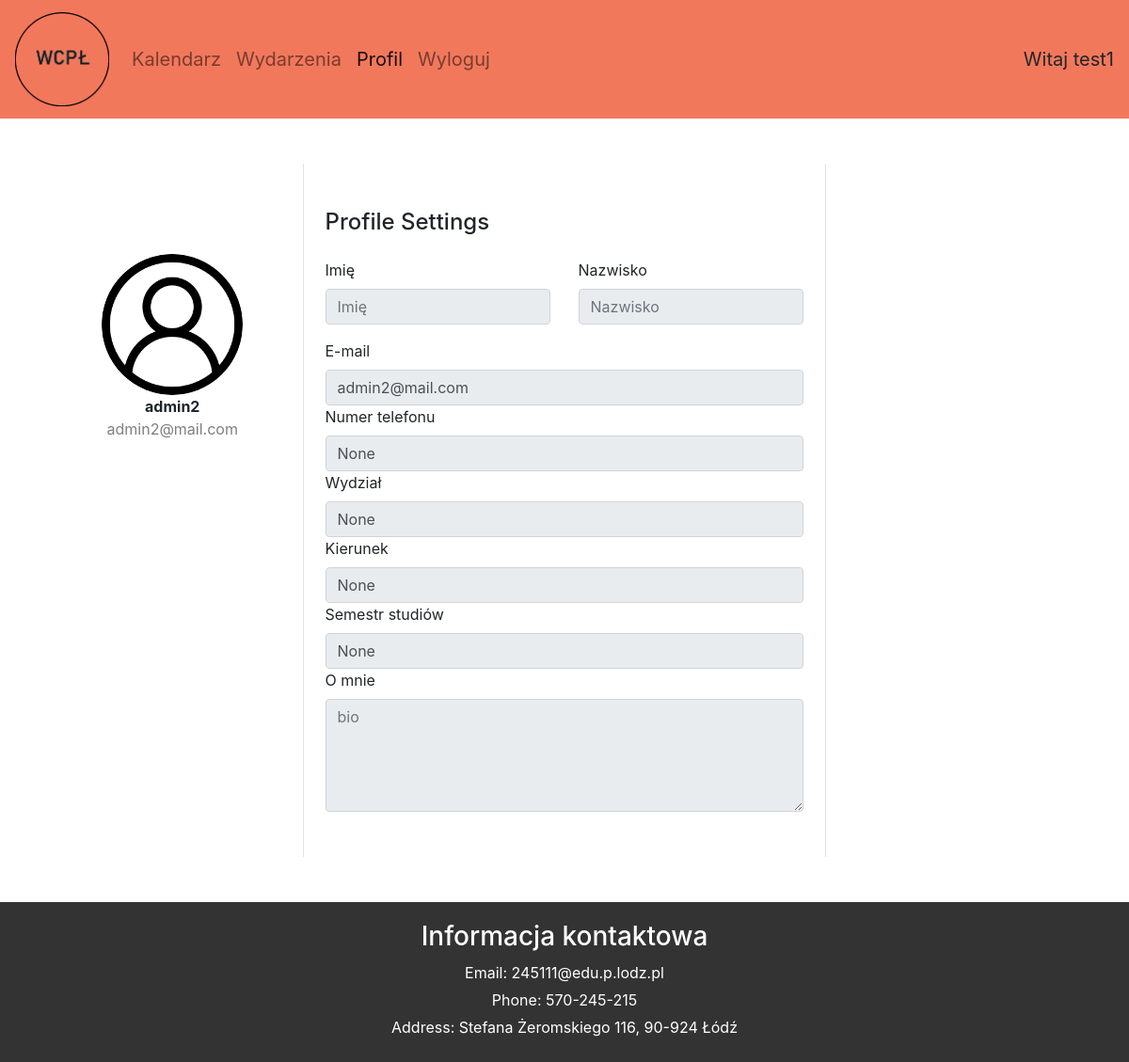
Screenshot of /profile/admin2 (signed in) with the database file from the repository.
### main/models.py (models this page shows, shortened)
class Profile(models.Model):
    USER_TYPE_CHOICES = (
        ('student', 'Student'),
        ('firm', 'Firm'),
    )
    user = models.OneToOneField(User, on_delete=models.CASCADE)
    user_type = models.CharField(max_length=10, choices=USER_TYPE_CHOICES, default='student')
    picture = models.ImageField(default='user_icon.png', upload_to='profile_pictures')
    phone_number = models.CharField(max_length=20, null=True, blank=True)
    faculty = models.CharField(max_length=40, null=True, blank=True)
    course = models.CharField(max_length=50, null=True, blank=True)
    semester = models.IntegerField(null=True, validators=[MinValueValidator(1), MaxValueValidator(7)], blank=True)
    nameFirm = models.CharField(max_length=50, default='Nokia', null=True, blank=True)
    website = models.CharField(max_length=100, default='https://www.nokia.com/', null=True, blank=True)
    bio = models.TextField(blank=True)

### main/views.py (the view, shortened to what this page needs)
# urls.py: path('profile/<str:username>', views.profileHome, name='profile-home'),
@login_required
def profileHome(request, username):
    userInfo = get_object_or_404(User, username=username)
    profile = get_object_or_404(Profile, user=userInfo)
    userCurrent = request.user
    context = {
        'userInfo' : userInfo,
        'profile' : profile,
        'userCurrent' : userCurrent
    }
    if username == "admin":
        if userCurrent.username != "admin":
            return redirect('profile-home', username=userCurrent.username)
        else:
            return redirect('login')
    if profile.user_type == 'student':
        return render(request, 'main/profile_home.html', context)
    else:
        return render(request, 'main/profile_firm.html', context)

### main/templates/main/profile_home.html (shortened to what this page needs)
{% extends "main/base.html" %}
{% block profile_activate %}
active
{% endblock profile_activate %}
{% block content %}
<div class="container">
    <div class="main">
        <form method="POST" enctype="multipart/form-data">
            <div class="container rounded bg-white mt-5 mb-5">
                <div class="row">
                    <div class="col-md-3 border-right">
                        <div class="d-flex flex-column align-items-center text-center p-3 py-5">
                            {% if userCurrent.username != userInfo.username %}
                                <img class="rounded-circle mt-5" width="150px" src="{{ profile.picture.url }}">
                            {% endif %}
                            <span class="font-weight-bold">{{ userInfo.username }}</span>
                            <span class="text-black-50">{{ userInfo.email }}</span>
                        </div>
                    </div>
                    <div class="col-md-6 border-right">
                        <div class="p-2 py-5">
                            <div class="d-flex justify-content-between align-items-center mb-3">
                                <h4 class="text-right">Profile Settings</h4>
                            </div>
                                <div class="row mt-2">
                                    <div class="col-md-6"><label class="labels">Imię</label><input type="text" class="form-control" name="first_name" placeholder="Imię" value="{{ userInfo.first_name }}" {% if userCurrent.username != userInfo.username %} disabled {% endif %}></div>
                                    <div class="col-md-6"><label class="labels">Nazwisko</label><input type="text" class="form-control" name="last_name" value="{{ userInfo.last_name }}" placeholder="Nazwisko"  {% if userCurrent.username != userInfo.username %} disabled {% endif %}></div>
                                </div>
                                <div class="row mt-3">
                                    <div class="col-md-12"><label class="labels">E-mail</label><input type="text" class="form-control" name="email" placeholder="E-mail" value="{{ userInfo.email }}"  {% if userCurrent.username != userInfo.username %} disabled {% endif %}></div>
                                    <div class="col-md-12"><label class="labels">Numer telefonu</label><input type="text" class="form-control" name="phone_number" placeholder="Numer telefonu" value="{{ profile.phone_number }}"  {% if userCurrent.username != userInfo.username %} disabled {% endif %}></div>
                                    <div class="col-md-12"><label class="labels">Wydział</label><input type="text" class="form-control" name="faculty" placeholder="Wydział" value="{{ profile.faculty }}"  {% if userCurrent.username != userInfo.username %} disabled {% endif %}></div>
                                    <div class="col-md-12"><label class="labels">Kierunek</label><input type="text" class="form-control" name="course" placeholder="Kierunek" value="{{ profile.course }}"  {% if userCurrent.username != userInfo.username %} disabled {% endif %}></div>
                                    <div class="col-md-12"><label class="labels">Semestr studiów</label><input type="text" class="form-control" name="semester" placeholder="Semestr studiów" value="{{ profile.semester }}"  {% if userCurrent.username != userInfo.username %} disabled {% endif %}></div>
                                    <div class="col-md-12"><label class="labels">O mnie</label><textarea type="text" class="form-control" name="bio" placeholder="bio"  {% if userCurrent.username != userInfo.username %} disabled {% endif %} style="min-height: 120px;">{{ profile.bio }}</textarea></div>
                                </div>
                            </form>
                        </div>
                    </div>
{% endblock content %}

### main/templates/main/base.html (shortened to what this page needs)
{% load static %}
<!DOCTYPE html>
<html>
    <head>
        <link rel="stylesheet" href="{% static 'main/main.css' %}">
        <link href="https://cdn.jsdelivr.net/npm/bootstrap@5.0.2/dist/css/bootstrap.min.css" rel="stylesheet">
        <link rel="stylesheet" href="https://stackpath.bootstrapcdn.com/bootstrap/4.5.2/css/bootstrap.min.css">
        <link rel="stylesheet" href="https://cdn.jsdelivr.net/npm/bootstrap-icons@1.11.3/font/bootstrap-icons.min.css">
    </head>
    <body>
        <nav class="navbar navbar-expand-lg navbar-light">
            <a class="navbar-brand" href="#">
                <img src="{% static 'main/logo.png' %}" alt="logo" style="width: 100px;height: 100px;">
            </a>
            <div class="collapse navbar-collapse" id="navbarSupportedContent">
              <ul class="navbar-nav mr-auto">
                {% if user.is_authenticated %}
                <li class="nav-item">
                  <a class="nav-link {% block calendar_activate %}{% endblock %}" href="{% url 'calendar' %}">Kalendarz</a>
                </li>
                <li class="nav-item">
                  <a class="nav-link {% block events_activate %}{% endblock %}" href="{% url 'events-search' %}">Wydarzenia</a>
                </li>
                <li class="nav-item">
                    <a class="nav-link {% block profile_activate %}{% endblock %}" href="{% url 'profile-home' user.username %}">Profil</a>
                </li>
                <li class="nav-item">
                    <a class="nav-link" href="{% url 'logout' %}">Wyloguj</a>
                </li>
                {% endif %}
              </ul>
              {% if user.is_authenticated %}
              <span class="span-text">
                Witaj {{ user.username }}
              </span>
              {% endif %}
            </div>
        </nav>
        {% block content %}{% endblock %}
    </body>
    <footer>
        <div class="footer-container">
            <div class="contact-info">
                <h3>Informacja kontaktowa</h3>
                <p>Email: 245111@edu.p.lodz.pl</p>
                <p>Phone: 570-245-215</p>
                <p>Address:  Stefana Żeromskiego 116, 90-924 Łódź</p>
            </div>
        </div>
    </footer>
</html>

### main/static/main/main.css (style rules this page uses)
body { background-color: rgba(241, 231, 225, 1); overflow-x: hidden; font-family: "Bree Serif"; font-size: 20px; margin: 0; }
.navbar { background-color: #F2785C; font-size: 20px; }
footer { background-color: #333; color: #fff; padding: 20px; width: 100%; bottom: 0; }
.footer-container { margin: 0 auto; }
.contact-info { text-align: center; }
.contact-info h3 { margin-bottom: 10px; }
.contact-info p { margin: 5px 0; }

### rows the page displays
Profile: picture (picture), phone_number "None", faculty "None", course "None", semester "None"

### other values shown
{{ user.username }} "test1"
{{ userInfo.username }} "admin2"
{{ userInfo.email }} "admin2@mail.com"
